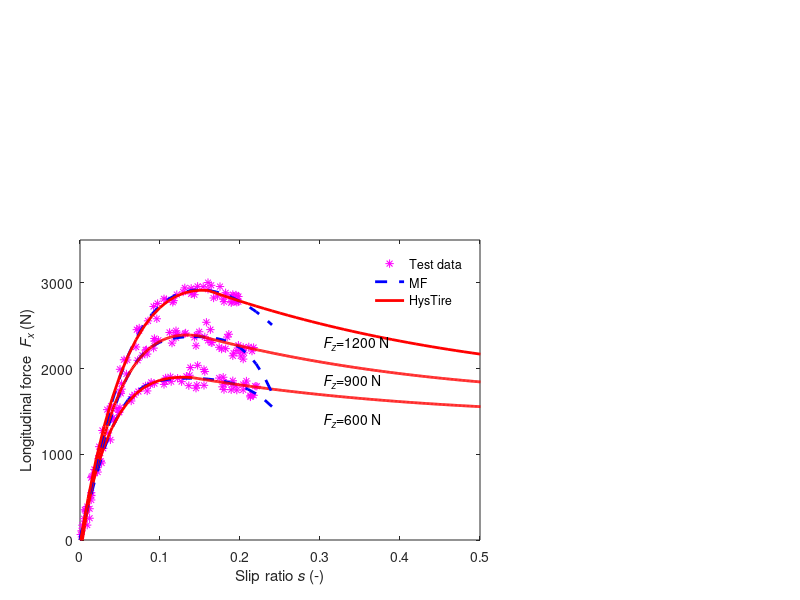

The MATLAB script that drew this image: (Note: this script raises an error after producing the figure.)
clear;
clc;

load('TireB_testdata.mat');  %试验数据 工作区
s_test1=0:0.01:0.14;
a= -4.965;          
b= 1.985;
c= 2.038;
d= 0.044;
u_sim1 =(a*s_test1+b+c*(1-2*exp(-s_test1/d)));
a_m = 0.14;%最大值横坐标
a_b = 0.05;%第二段加载初点横坐标
a_o = 1;%横坐标最大值
Fa_m= a*a_m+b+c*(1-2*exp(-a_m/d));
Fa_b= a*a_b+b+c*(1-2*exp(-a_b/d));
f1 = (a_m-a_b)/(a_o-a_m);
s_test2=0.14:0.001:1;
u_sim2 = Fa_m+Fa_b-a*(a_b+f1*(s_test2-a_m))-b-c*(1-2*exp(-(a_b+f1*(s_test2-a_m))/d));
Fx_cau1_600=u_sim1*600;
Fx_cau2_600=u_sim2*600;
s1_600=s_test1;
s2_600=s_test2;
B= -7.918;               
C= -2.594;
D= 3.188;
E= 1.863;
s_MF600=0:0.01:0.3;
Fx_MF_600 = 600*D*sin(C*atan((B*s_MF600-E*(B*s_MF600 - atan(B*s_MF600)))));

s_test1=0:0.001:0.15; 
a= -6.269;          
b= 1.819;
c= 2.015;
d= 0.054;
u_sim1 =a*s_test1+b+c*(1-2*exp(-s_test1/d));
a_m = 0.15;%最大值横坐标
a_b = 0.05;%第二段加载初点横坐标
a_o = 1;%横坐标最大值
Fa_m= a*a_m+b+c*(1-2*exp(-a_m/d));
Fa_b= a*a_b+b+c*(1-2*exp(-a_b/d));
f1 = (a_m-a_b)/(a_o-a_m);
s_test2=0.15:0.001:1;
u_sim2 = Fa_m+Fa_b-a*(a_b+f1*(s_test2-a_m))-b-c*(1-2*exp(-(a_b+f1*(s_test2-a_m))/d));
Fx_cau1_900=u_sim1*900;
Fx_cau2_900=u_sim2*900;
s1_900=s_test1;
s2_900=s_test2;
B= 4.79;               
C= 3.608;
D= 2.66;
E= 3.135;
s_MF900=0:0.01:0.3;
Fx_MF_900 = 900*D*sin(C*atan((B*s_MF900-E*(B*s_MF900 - atan(B*s_MF900)))));
s_test1=0:0.01:0.16;
a= -6.686;          
b= 1.95;
c= 1.991;
d= 0.073;
u_sim1=a*s_test1+b+c*(1-2*exp(-s_test1/d));
a_m = 0.16;%最大值横坐标
a_b = 0.05;%第二段加载初点横坐标
a_o = 1;%横坐标最大值
Fa_m= a*a_m+b+c*(1-2*exp(-a_m/d));
Fa_b= a*a_b+b+c*(1-2*exp(-a_b/d));
f1 = (a_m-a_b)/(a_o-a_m);
s_test2=0.16:0.01:1;
u_sim2 = Fa_m+Fa_b-a*(a_b+f1*(s_test2-a_m))-b-c*(1-2*exp(-(a_b+f1*(s_test2-a_m))/d));
Fx_cau1_1200=u_sim1*1200;
Fx_cau2_1200=u_sim2*1200;
s1_1200=s_test1;
s2_1200=s_test2;
B= -8.774;               
C= -1.037;
D= 4.142;
E= 1.58;
s_MF1200=0:0.01:0.3;
Fx_MF_1200 = 1200*D*sin(C*atan((B*s_MF1200-E*(B*s_MF1200 - atan(B*s_MF1200)))));

axes('position',[0.1,0.1,0.5,0.5]); 
h1=plot(SR600(1:13:852),FX600(1:13:852),'m*','LineWidth',0.5);
hold on;
plot(SR900(1:13:812),FX900(1:13:812),'m*','LineWidth',0.5);
hold on;
plot(SR1200(1:13:759),FX1200(1:13:759),'m*','LineWidth',0.5);

hold on;
h2=plot(s_MF600(1:25),Fx_MF_600(1:25),'--b','LineWidth',2);
hold on;
h3=plot(s1_600,Fx_cau1_600,'r','LineWidth',2);
hold on;
plot(s2_600,Fx_cau2_600,'r','LineWidth',2);


hold on;
plot(s_MF900(1:25),Fx_MF_900(1:25),'--b','LineWidth',2);
hold on;
plot(s1_900,Fx_cau1_900,'r','LineWidth',2);
hold on;
plot(s2_900,Fx_cau2_900,'r','LineWidth',2);

hold on;
plot(s_MF1200(1:25),Fx_MF_1200(1:25),'--b','LineWidth',2);
hold on;
plot(s1_1200,Fx_cau1_1200,'r','LineWidth',2);
hold on;
plot(s2_1200,Fx_cau2_1200,'r','LineWidth',2);


legend([h1 h2 h3],'Test data','MF','HysTire','location','northeast','box','off');
xlabel('Slip ratio{\it s} (-)');
ylabel('Longitudinal force {\it F_x} (N)');
set(gca,'XTick',[0:0.1:0.5]);
set(gca,'YTick',[0:1000:3000]);

text(0.3,1400,'{\it F_z}=600 N');%文字说明
text(0.3,1850,'{\it F_z}=900 N');%文字说明
text(0.3,2300,'{\it F_z}=1200 N');%文字说明

 axis([0 0.5 0 3500]);
print -depsc C:\Users\86152\OneDrive\duan\OneDrive\Lasis\010-轮胎模型\HysTire\figure\newfigure\11_a
%% MSE 

a= -5.393;          
b= 2.037;
c= 2.075;
d= 0.046;

Fx_exp_600 =600*(a*SR600+b+c*(1-2*exp(-SR600/d)));

B= -7.918;               
C= -2.594;
D= 3.188;
E= 1.863;
Fx_MF_600 = 600*D*sin(C*atan((B*SR600-E*(B*SR600 - atan(B*SR600)))));

% 
% a= -6.269;          
% b= 1.819;
% c= 2.015;
% d= 0.054;
a= -6.602;          
b= 1.862;
c= 2.046;
d= 0.056;


Fx_exp_900 =900*(a*SR900+b+c*(1-2*exp(-SR900/d)));


B= 4.79;               
C= 3.608;
D= 2.66;
E= 3.135;
Fx_MF_900 = 900*D*sin(C*atan((B*SR900-E*(B*SR900 - atan(B*SR900)))));

a= -6.686;          
b= 1.95;
c= 1.991;
d= 0.073;

Fx_exp_1200=1200*(a*SR1200+b+c*(1-2*exp(-SR1200/d)));


B= -8.774;               
C= -1.037;
D= 4.142;
E= 1.58;
Fx_MF_1200 = 1200*D*sin(C*atan((B*SR1200-E*(B*SR1200 - atan(B*SR1200)))));


exp_error_600 = FX600 - Fx_exp_600;
exp_mse_600 = mse(exp_error_600);

MF_error_600 = FX600 - Fx_MF_600;
MF_mse_600 = mse(MF_error_600);

exp_error_900 = FX900 - Fx_exp_900;
exp_mse_900 = mse(exp_error_900);
MF_error_900 = FX900 - Fx_MF_900;
MF_mse_900 = mse(MF_error_900);

exp_error_1200 =FX1200 - Fx_exp_1200;
exp_mse_1200 = mse(exp_error_1200);
MF_error_1200 = FX1200 - Fx_MF_1200;
MF_mse_1200 = mse(MF_error_1200);



